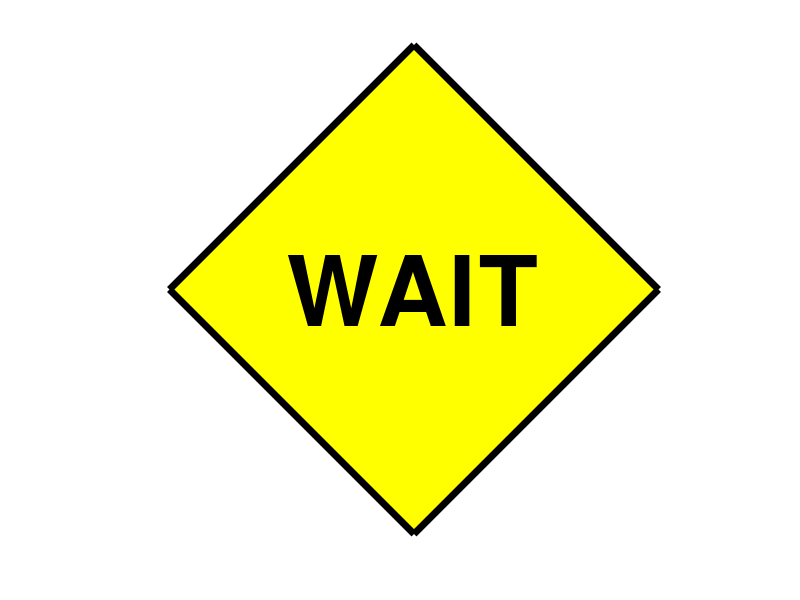

MATLAB code to generate this figure:
t=0:0.01:10;
f=sin(t.*t*pi/4);
s = 0:0.2:10;
z=sin(s.*s*pi/4);
hold on
plot(t,f);
stem(s,z);
hold off

%%
%Square
t=(1:4)*pi/2;x=sin(t);y=cos(t);
fill(x,y,'y','LineWidth',5);
axis square off;
text(0,0,'WAIT','Color','black','HorizontalAlignment','center','FontSize',70,'FontWeight','bold');